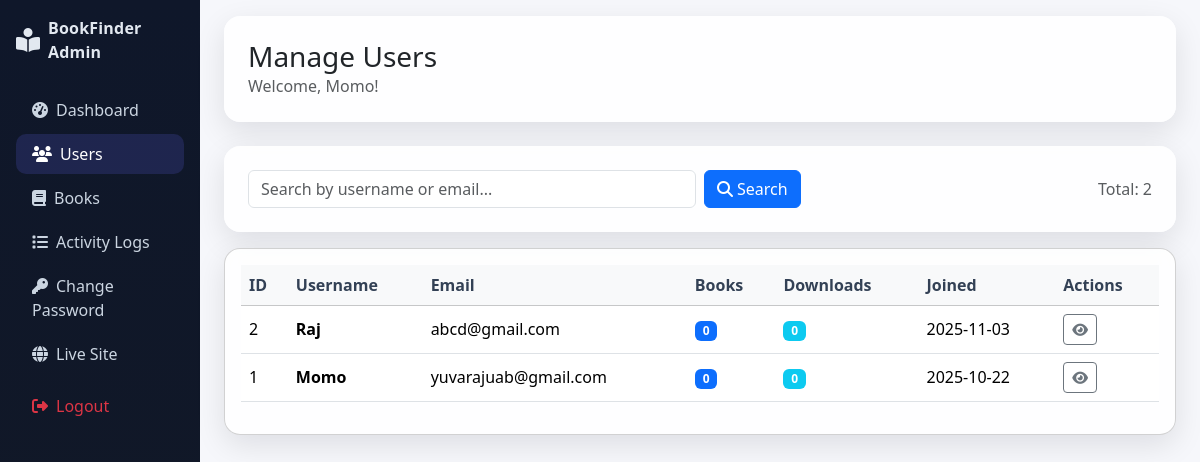
The app's page /admin/users (signed in) with its own data.
### models.py (models this page shows)
class User(db.Model):
    __tablename__ = 'user'
    __table_args__ = {'extend_existing': True}
    id = db.Column(db.Integer, primary_key=True)
    username = db.Column(db.String(80), unique=True, nullable=False)
    email = db.Column(db.String(120), unique=True, nullable=False)
    password = db.Column(db.String(64), nullable=False)
    created_at = db.Column(db.DateTime, default=datetime.utcnow)
    books = db.relationship('Book', backref='owner', lazy=True, cascade='all, delete-orphan')

### admin/admin_routes.py (the view)
@admin_bp.route('/users')
@admin_required
def admin_users():
    try:
        search = request.args.get('search', '')
        query = User.query
        if search:
            query = query.filter(
                (User.username.contains(search)) |
                (User.email.contains(search))
            )
        users = query.order_by(User.created_at.desc()).all()
        user_list = []
        for user in users:
            book_count = Book.query.filter_by(user_id=user.id).count()
            download_count = Download.query.filter_by(user_id=user.id).count()
            user_list.append({
                'user': user,
                'book_count': book_count,
                'download_count': download_count
            })
        return render_template('admin/admin_users.html',
                             users=user_list, search=search, total_users=len(user_list))
    except Exception as e:
        print(f"❌ Admin users error: {e}")
        return render_template('admin/admin_users.html', users=[], search='', total_users=0)

### admin/admin_utils.py (called while the page is built)
def admin_required(f):
    @wraps(f)
    def decorated_function(*args, **kwargs):
        if 'admin_id' not in session:
            return redirect(url_for('admin_bp.admin_login'))
        return f(*args, **kwargs)
    return decorated_function

### templates/admin/admin_users.html (shortened to what this page needs)
{% extends "admin/admin_base.html" %}
{% block heading %}Manage Users{% endblock %}
{% block content %}
<div class="glass p-3 p-md-4 mb-3">
  <form method="GET" class="row g-2 align-items-center" role="search">
    <div class="col-sm-8 col-md-6">
      <input class="form-control" type="search" name="search" placeholder="Search by username or email..." value="{{ search or '' }}">
    </div>
    <div class="col-auto">
      <button class="btn btn-primary"><i class="fas fa-search me-1"></i>Search</button>
    </div>
    <div class="col text-end">
      <span class="text-muted">Total: {{ total_users or 0 }}</span>
    </div>
  </form>
</div>
{% if users %}
<div class="card glass">
  <div class="card-body">
    <div class="table-responsive">
      <table class="table align-middle">
        <thead class="table-light">
          <tr>
            <th>ID</th><th>Username</th><th>Email</th><th>Books</th><th>Downloads</th><th>Joined</th><th>Actions</th>
          </tr>
        </thead>
        <tbody>
          {% for row in users %}
            {% set u = row.user %}
            <tr>
              <td>{{ u.id }}</td>
              <td class="fw-semibold">{{ u.username }}</td>
              <td>{{ u.email }}</td>
              <td><span class="badge bg-primary">{{ row.book_count }}</span></td>
              <td><span class="badge bg-info">{{ row.download_count }}</span></td>
              <td>{{ u.created_at.strftime('%Y-%m-%d') if u.created_at else 'N/A' }}</td>
              <td>
                <div class="btn-group btn-group-sm">
                  <button class="btn btn-outline-secondary" title="View"><i class="fas fa-eye"></i></button>
                </div>
              </td>
            </tr>
          {% endfor %}
        </tbody>
      </table>
    </div>
  </div>
</div>
{% endif %}
{% endblock %}

### templates/admin/admin_base.html (shortened to what this page needs)
<!DOCTYPE html>
<html lang="en">
<head>
  <link href="https://cdn.jsdelivr.net/npm/bootstrap@5.3.3/dist/css/bootstrap.min.css" rel="stylesheet">
  <link href="https://cdnjs.cloudflare.com/ajax/libs/font-awesome/6.5.2/css/all.min.css" rel="stylesheet">
</head>
<body>
  <div class="container-fluid">
    <div class="row">
      <aside class="col-md-3 col-lg-2 d-none d-md-block sidebar p-3">
        <a class="brand d-flex align-items-center mb-4" href="{{ url_for('admin_bp.admin_dashboard') }}">
          <i class="fa-solid fa-book-open-reader me-2 fs-4"></i>
          <div class="title">BookFinder Admin</div>
        </a>
        <ul class="nav flex-column">
          <li class="nav-item"><a class="nav-link {% if request.endpoint=='admin_bp.admin_dashboard' %}active{% endif %}" href="{{ url_for('admin_bp.admin_dashboard') }}"><i class="fas fa-gauge-high me-2"></i>Dashboard</a></li>
          <li class="nav-item"><a class="nav-link {% if request.endpoint=='admin_bp.admin_users' %}active{% endif %}" href="{{ url_for('admin_bp.admin_users') }}"><i class="fas fa-users me-2"></i>Users</a></li>
          <li class="nav-item"><a class="nav-link {% if request.endpoint=='admin_bp.admin_books' %}active{% endif %}" href="{{ url_for('admin_bp.admin_books') }}"><i class="fas fa-book me-2"></i>Books</a></li>
          <li class="nav-item"><a class="nav-link {% if request.endpoint=='admin_bp.admin_logs' %}active{% endif %}" href="{{ url_for('admin_bp.admin_logs') }}"><i class="fas fa-list me-2"></i>Activity Logs</a></li>
          <li class="nav-item"><a class="nav-link {% if request.endpoint=='admin_bp.change_password' %}active{% endif %}" href="{{ url_for('admin_bp.change_password') }}"><i class="fas fa-key me-2"></i>Change Password</a></li>
          <li class="nav-item"><a class="nav-link" href="{{ url_for('home') }}"><i class="fas fa-globe me-2"></i>Live Site</a></li>
          <li class="nav-item mt-2"><a class="nav-link text-danger" href="{{ url_for('admin_bp.admin_logout') }}"><i class="fas fa-right-from-bracket me-2"></i>Logout</a></li>
        </ul>
      </aside>
      <main class="col-md-9 col-lg-10 py-3 px-3 px-md-4">
        <div class="glass p-3 p-md-4 mb-4">
          <div class="d-flex flex-wrap justify-content-between align-items-center">
            <div>
              <h1 class="h3 m-0">{% block heading %}Admin Panel{% endblock %}</h1>
              {% if session.admin_username %}
                <p class="text-muted m-0">Welcome, {{ session.admin_username }}!</p>
              {% endif %}
            </div>
          </div>
        </div>
        {% block content %}{% endblock %}
      </main>
    </div>
  </div>
</body>
</html>

### templates/admin/admin_base.html (style rules this page uses)
:root { --sidebar-bg: #0f172a; --sidebar-fg: #e2e8f0; --accent: #6366f1; --accent-2: #22c55e; --card-shadow: 0 10px 30px rgba(2,6,23,.1); }
html { scroll-behavior: smooth; }
body { background: #f6f7fb; }
.glass { background: rgba(255,255,255,.85); backdrop-filter: blur(8px); -webkit-backdrop-filter: blur(8px); box-shadow: var(--card-shadow); border-radius: 16px; }
.brand { color: var(--sidebar-fg); text-decoration: none; }
.brand .title { font-weight: 700; letter-spacing:.2px; }
.sidebar { background: linear-gradient(180deg, var(--sidebar-bg), #111827 80%); min-height: 100vh; }
.sidebar .nav-link { color: #cbd5e1; border-radius: 10px; margin: 2px 0; transition: .2s ease; }
.sidebar .nav-link:hover, .sidebar .nav-link.active { color: #fff; background: rgba(99,102,241,.18); }
.table thead th { font-weight: 600; color: #334155; }

### records on screen
User: admin_username "Momo", id "1", username "Momo", email "yuvarajuab@gmail.com", created_at "2025-10-22"
User: id "2", username "Raj", email "abcd@gmail.com", created_at "2025-11-03"

### other values on screen
{{ total_users or 0 }} "2"
{{ row.book_count }} "0" "0"
{{ row.download_count }} "0" "0"
